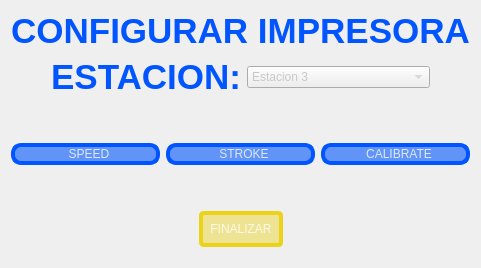
                <widget class="QWidget" name="Printer_page">
                 <property name="sizePolicy">
                  <sizepolicy hsizetype="Preferred" vsizetype="Preferred">
                   <horstretch>0</horstretch>
                   <verstretch>0</verstretch>
                  </sizepolicy>
                 </property>
                 <property name="maximumSize">
                  <size>
                   <width>16777215</width>
                   <height>16777215</height>
                  </size>
                 </property>
                 <layout class="QVBoxLayout" name="verticalLayout_17">
                  <item>
                   <layout class="QVBoxLayout" name="verticalLayout_35">
                    <item>
                     <widget class="QLabel" name="label_7">
                      <property name="text">
                       <string>&lt;html&gt;&lt;head/&gt;&lt;body&gt;&lt;p align=&quot;center&quot;&gt;&lt;span style=&quot; font-size:26pt; font-weight:700; color:#0055ff;&quot;&gt;CONFIGURAR IMPRESORA&lt;/span&gt;&lt;/p&gt;&lt;/body&gt;&lt;/html&gt;</string>
                      </property>
                     </widget>
                    </item>
                    <item>
                     <layout class="QHBoxLayout" name="horizontalLayout_11">
                      <item>
                       <spacer name="horizontalSpacer_14">
                        <property name="orientation">
                         <enum>Qt::Orientation::Horizontal</enum>
                        </property>
                        <property name="sizeType">
                         <enum>QSizePolicy::Policy::Fixed</enum>
                        </property>
                        <property name="sizeHint" stdset="0">
                         <size>
                          <width>40</width>
                          <height>20</height>
                         </size>
                        </property>
                       </spacer>
                      </item>
                      <item>
                       <widget class="QLabel" name="label_3">
                        <property name="text">
                         <string>&lt;html&gt;&lt;head/&gt;&lt;body&gt;&lt;p align=&quot;center&quot;&gt;&lt;span style=&quot; font-size:26pt; font-weight:700; color:#0055ff;&quot;&gt;ESTACION:&lt;/span&gt;&lt;/p&gt;&lt;/body&gt;&lt;/html&gt;</string>
                        </property>
                       </widget>
                      </item>
                      <item>
                       <widget class="QComboBox" name="Box_printerStation">
                        <property name="styleSheet">
                         <string notr="true">font: 700 26pt &quot;Segoe UI&quot;;
color: rgb(200, 200, 200);</string>
                        </property>
                        <property name="editable">
                         <bool>false</bool>
                        </property>
                        <property name="placeholderText">
                         <string/>
                        </property>
                        <item>
                         <property name="text">
                          <string>Estacion 3</string>
                         </property>
                        </item>
                        <item>
                         <property name="text">
                          <string>Estacion 4</string>
                         </property>
                        </item>
                        <item>
                         <property name="text">
                          <string>Estacion 5</string>
                         </property>
                        </item>
                       </widget>
                      </item>
                      <item>
                       <spacer name="horizontalSpacer_15">
                        <property name="orientation">
                         <enum>Qt::Orientation::Horizontal</enum>
                        </property>
                        <property name="sizeType">
                         <enum>QSizePolicy::Policy::Fixed</enum>
                        </property>
                        <property name="sizeHint" stdset="0">
                         <size>
                          <width>40</width>
                          <height>20</height>
                         </size>
                        </property>
                       </spacer>
                      </item>
                     </layout>
                    </item>
                    <item>
                     <spacer name="verticalSpacer_5">
                      <property name="orientation">
                       <enum>Qt::Orientation::Vertical</enum>
                      </property>
                      <property name="sizeHint" stdset="0">
                       <size>
                        <width>20</width>
                        <height>40</height>
                       </size>
                      </property>
                     </spacer>
                    </item>
                    <item>
                     <layout class="QHBoxLayout" name="horizontalLayout_4">
                      <item>
                       <widget class="QPushButton" name="btn_speed">
                        <property name="maximumSize">
                         <size>
                          <width>300</width>
                          <height>16777215</height>
                         </size>
                        </property>
                        <property name="styleSheet">
                         <string notr="true">QPushButton{
background-color: rgba(0, 85, 255, 150);
font: 700 36pt &quot;Segoe UI&quot;;
	color: rgba(255, 255, 255, 200);
border-radius: 10px;
padding-left:7px;
border: 4px solid black;
border-color: rgb(0, 85, 255);}

QPushButton:pressed {
	/*background-color: rgb(255, 233, 51 );*/
    background-color: rgb(0, 0, 255);
}</string>
                        </property>
                        <property name="text">
                         <string>SPEED</string>
                        </property>
                       </widget>
                      </item>
                      <item>
                       <widget class="QPushButton" name="btn_stroke">
                        <property name="maximumSize">
                         <size>
                          <width>300</width>
                          <height>16777215</height>
                         </size>
                        </property>
                        <property name="styleSheet">
                         <string notr="true">QPushButton{
background-color: rgba(0, 85, 255, 150);
font: 700 36pt &quot;Segoe UI&quot;;
	color: rgba(255, 255, 255, 200);
border-radius: 10px;
padding-left:7px;
border: 4px solid black;
border-color: rgb(0, 85, 255);}

QPushButton:pressed {
	/*background-color: rgb(255, 233, 51 );*/
    background-color: rgb(0, 0, 255);
}</string>
                        </property>
                        <property name="text">
                         <string>STROKE</string>
                        </property>
                       </widget>
                      </item>
                      <item>
                       <widget class="QPushButton" name="btn_calibrate">
                        <property name="maximumSize">
                         <size>
                          <width>300</width>
                          <height>16777215</height>
                         </size>
                        </property>
                        <property name="styleSheet">
                         <string notr="true">QPushButton{
background-color: rgba(0, 85, 255, 150);
font: 700 36pt &quot;Segoe UI&quot;;
	color: rgba(255, 255, 255, 200);
border-radius: 10px;
padding-left:7px;
border: 4px solid black;
border-color: rgb(0, 85, 255);}

QPushButton:pressed {
	/*background-color: rgb(255, 233, 51 );*/
    background-color: rgb(0, 0, 255);
}</string>
                        </property>
                        <property name="text">
                         <string>CALIBRATE</string>
                        </property>
                       </widget>
                      </item>
                     </layout>
                    </item>
                   </layout>
                  </item>
                  <item>
                   <spacer name="verticalSpacer_4">
                    <property name="orientation">
                     <enum>Qt::Orientation::Vertical</enum>
                    </property>
                    <property name="sizeHint" stdset="0">
                     <size>
                      <width>20</width>
                      <height>40</height>
                     </size>
                    </property>
                   </spacer>
                  </item>
                  <item>
                   <layout class="QHBoxLayout" name="horizontalLayout_9">
                    <property name="bottomMargin">
                     <number>10</number>
                    </property>
                    <item>
                     <spacer name="horizontalSpacer_4">
                      <property name="orientation">
                       <enum>Qt::Orientation::Horizontal</enum>
                      </property>
                      <property name="sizeHint" stdset="0">
                       <size>
                        <width>40</width>
                        <height>20</height>
                       </size>
                      </property>
                     </spacer>
                    </item>
                    <item>
                     <widget class="QPushButton" name="btn_FinCal">
                      <property name="maximumSize">
                       <size>
                        <width>500</width>
                        <height>16777215</height>
                       </size>
                      </property>
                      <property name="styleSheet">
                       <string notr="true">QPushButton{
background-color: rgba(235, 211, 26,110);
font: 700 28pt &quot;Segoe UI&quot;;
color: rgba(255, 255, 255, 200);
border-radius: 5px;
padding:7px;
border: 4px solid black;
border-color: rgb(235, 211, 26);}

QPushButton:pressed {
	/*background-color: rgb(255, 233, 51 );*/
    background-color: rgb(235, 211, 26);
}
</string>
                      </property>
                      <property name="text">
                       <string>FINALIZAR</string>
                      </property>
                     </widget>
                    </item>
                    <item>
                     <spacer name="horizontalSpacer_13">
                      <property name="orientation">
                       <enum>Qt::Orientation::Horizontal</enum>
                      </property>
                      <property name="sizeHint" stdset="0">
                       <size>
                        <width>40</width>
                        <height>20</height>
                       </size>
                      </property>
                     </spacer>
                    </item>
                   </layout>
                  </item>
                 </layout>
                </widget>
